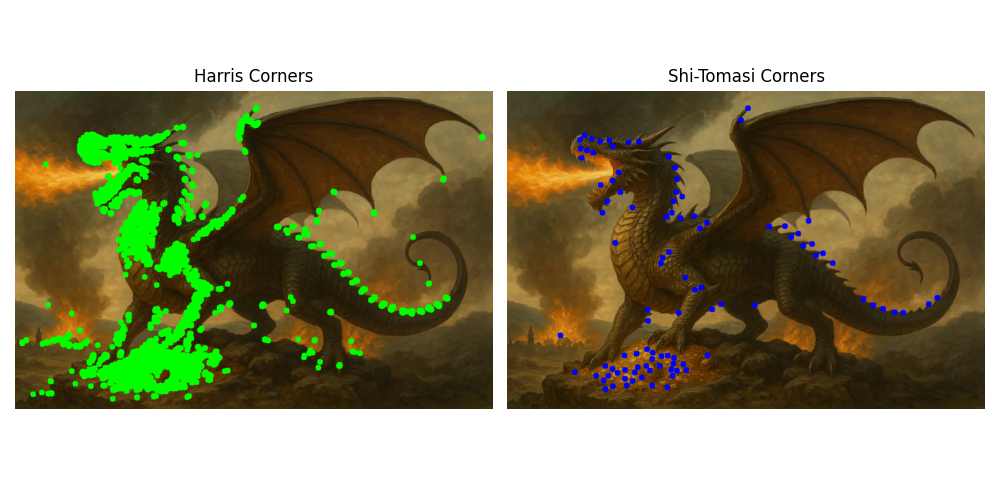

Here is the Python script that generated this plot:
"""
Corner Detection: Harris Corner Detector, Shi-Tomasi

Theory:
- Corners are interest points with high intensity variation in all directions.
- Harris: Computes corner response based on eigenvalues of gradient covariance matrix.
- Shi-Tomasi: Uses minimum eigenvalue for robustness.

Math:
- Harris: R = det(M) - k * (trace(M))^2, where M = [Ix^2, IxIy; IxIy, Iy^2]
- Threshold R to find corners.

Implementation: Using OpenCV.
"""

import cv2
import numpy as np
import matplotlib.pyplot as plt

def harris_corner_detection(image, block_size=2, ksize=3, k=0.04, threshold=0.01):
    """
    Apply Harris corner detection.
    """
    gray = cv2.cvtColor(image, cv2.COLOR_BGR2GRAY) if len(image.shape) == 3 else image
    harris = cv2.cornerHarris(gray, block_size, ksize, k)
    harris_norm = cv2.normalize(harris, None, 0, 255, cv2.NORM_MINMAX).astype(np.uint8)
    corners = np.where(harris > threshold * harris.max())
    return corners, harris_norm

def shi_tomasi_corner_detection(image, max_corners=100, quality_level=0.01, min_distance=10):
    """
    Apply Shi-Tomasi corner detection.
    """
    gray = cv2.cvtColor(image, cv2.COLOR_BGR2GRAY) if len(image.shape) == 3 else image
    corners = cv2.goodFeaturesToTrack(gray, max_corners, quality_level, min_distance)
    return corners

def apply_corner_detection(image_path):
    """
    Apply Harris and Shi-Tomasi, display and save.
    """
    image = cv2.imread(image_path)
    if image is None:
        print("Error: Image not found.")
        return

    # Harris
    corners_harris, harris_response = harris_corner_detection(image)
    image_harris = image.copy()
    for corner in zip(corners_harris[1], corners_harris[0]):
        cv2.circle(image_harris, corner, 5, (0, 255, 0), -1)

    # Shi-Tomasi
    corners_shi = shi_tomasi_corner_detection(image)
    image_shi = image.copy()
    if corners_shi is not None:
        for corner in corners_shi:
            x, y = corner.ravel()
            cv2.circle(image_shi, (int(x), int(y)), 5, (255, 0, 0), -1)

    # Display and save
    fig, axes = plt.subplots(1, 2, figsize=(10, 5))
    axes[0].imshow(cv2.cvtColor(image_harris, cv2.COLOR_BGR2RGB))
    axes[0].set_title("Harris Corners")
    axes[0].axis('off')
    plt.imsave("harris_corners.png", cv2.cvtColor(image_harris, cv2.COLOR_BGR2RGB))

    axes[1].imshow(cv2.cvtColor(image_shi, cv2.COLOR_BGR2RGB))
    axes[1].set_title("Shi-Tomasi Corners")
    axes[1].axis('off')
    plt.imsave("shi_tomasi_corners.png", cv2.cvtColor(image_shi, cv2.COLOR_BGR2RGB))

    plt.tight_layout()
    plt.savefig("corner_detection.png")
    plt.show()

if __name__ == "__main__":
    image_path = "../../images/ganpati_bappa.jpg"  # Update path
    apply_corner_detection(image_path)
